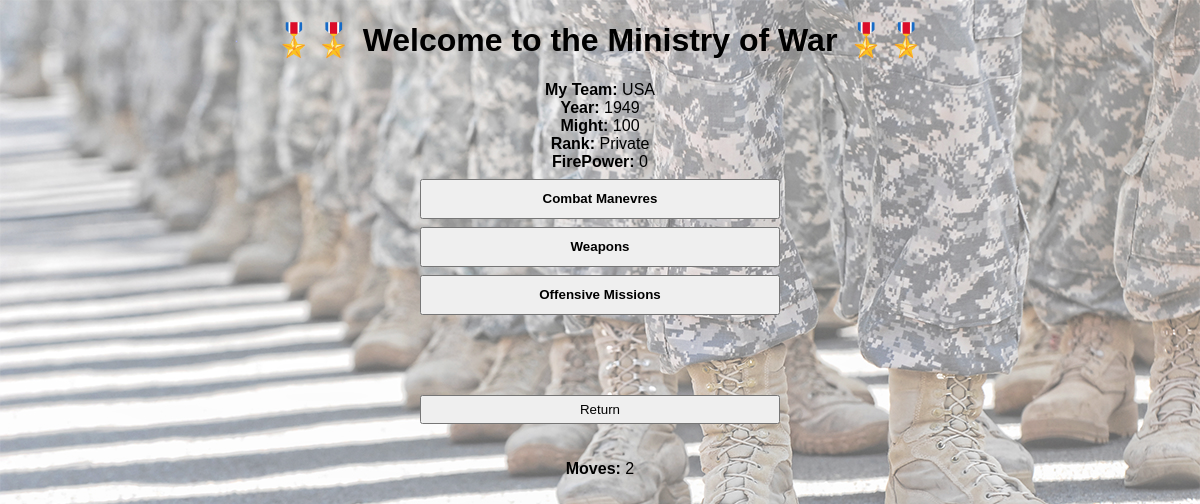
/warMenu, run on the app's committed database.
### universe/classes.py (models this page shows, shortened)
class NATIONS(db.Model):
    id = db.Column(db.Integer, primary_key=True)
    country               = db.Column(db.String(50), nullable=False)
    selected              = db.Column(db.Integer, nullable=False, default=0)
    score                 = db.Column(db.Integer, nullable=False, default=0)
    wealth                = db.Column(db.Integer, nullable=False)
    fLevel                = db.Column(db.String(50), nullable=False)
    gold                  = db.Column(db.Integer, nullable=False)
    gems                  = db.Column(db.Integer, nullable=False)
    rareMetals            = db.Column(db.Integer, nullable=False)
    oil                   = db.Column(db.Integer, nullable=False)
    might                 = db.Column(db.Integer, nullable=False)
    wLevel                = db.Column(db.String(50), nullable=False)
    firePower             = db.Column(db.Integer, nullable=False)
    KP                    = db.Column(db.Integer, nullable=False)
    tLevel                = db.Column(db.Integer, nullable=False)
    era                   = db.Column(db.String(50), nullable=False)
    RP                    = db.Column(db.Integer, nullable=False)
    influence             = db.Column(db.Integer, nullable=False)
    pLevel                = db.Column(db.String(50), nullable=False)
    stability             = db.Column(db.Integer, nullable=False)
    backing               = db.Column(db.Integer, nullable=False)
    chance                = db.Column(db.Integer, nullable=False)
    aggression            = db.Column(db.Integer, nullable=False)
    creativity            = db.Column(db.Integer, nullable=False)
    materialism           = db.Column(db.Integer, nullable=False)
    prudence              = db.Column(db.Integer, nullable=False)
    bonusUnits            = db.Column(db.Integer, nullable=False)
    notes                 = db.Column(db.String(50), nullable=False)
    hints                 = db.Column(db.String(50), nullable=False)
    Nextmoves             = db.Column(db.String(50), nullable=False, default='')
    moveLimit             = db.Column(db.Integer, nullable=False)

### universe/routes.py (the view, shortened to what this page needs)
@app.route('/warMenu', methods=['GET', 'POST'])
def warMenu():
    year,month = getParms('year')
    playerNation = gameTracker.query.get_or_404(1)
    myNation = NATIONS.query.get_or_404(int(playerNation.countryID))
    movesLeft = checkMoves(myNation,'%^')[0]
    return(render_template('warMenu.html',year=year,month=month,myNation=myNation,movesLeft=movesLeft))

### universe/routes.py (called while the page is built, shortened)
def getParms(selected):
    if selected == 'year':
        playerNation = gameTracker.query.get_or_404(1)
        year = str(playerNation.year)
        month = str(playerNation.month)
        if month == "1": month = 'January'
        if month == '2': month = 'February'
        if month == '3': month = 'March'
        if month == '4': month = 'April'
        if month == '5': month = 'May'
        if month == '6': month = 'June'
        if month == '7': month = 'July'
        if month == '8': month = 'August'
        if month == '9': month = 'September'
        if month == '10': month = 'October'
        if month == '11': month = 'November'
        if month == '12': month = 'December'
        return(year,month)

### universe/routesFunctions.py (called while the page is built)
def checkMoves(myNation,duplicateToCheck):
    mlimit = int(myNation.moveLimit)
    moveArray = myNation.Nextmoves.split(':')
    pendingCount = 0
    mvs = 0
    for item in moveArray:
        if 'pending' in item:
            pendingCount +=1
        if len(item) > 0:
            mvs += 1
    movesLeft = int(mlimit-mvs+pendingCount)
    if movesLeft < 1:
        return(movesLeft,1)
    for item in moveArray:
        if duplicateToCheck in item:
            return(movesLeft,2)
    return(movesLeft,0)

### universe/templates/warMenu.html (shortened to what this page needs)
{% extends 'base.html' %}
{% block body %}
<center style="color: black"><h1>  🎖️🎖️ Welcome to the Ministry of War 🎖️🎖️ </h1> </center>
<center style="color: black">
<b>My Team: </b>  {{ myNation.country }} <br>
<b>Year:    </b> {{year}} <br>
<b>Might:  </b>  {{ myNation.might }} <br>
<b>Rank:  </b>  {{ myNation.wLevel }} <br>
<b>FirePower:  </b>  {{ myNation.firePower }} <br>
</center>
<form method="post" action="/warMenu">
		<button name="combat" type="submit" value="combat" style="height: 40px;"><b>Combat Manevres</b></button>
		<button name="weapons" type="submit" value="weapons" style="height: 40px;"><b>Weapons</b></button>
		<button name="offensive" type="submit" value="offensive" style="height: 40px;"><b>Offensive Missions</b></button>
<br></br>
<br></br>
 <form method="post" action="/warMenu">
		<button name="mainMenu" type="submit" value="mainMenu">Return</button>
 <br></br>
<center>
<b>Moves:  </b> {{ movesLeft }}</center> <br>
{% endblock %}

### universe/static/css/main.css (style rules this page uses)
body, html { margin: 0; font-family: sans-serif; }
button { display: block; width: 30%; margin-left:auto; margin-right:auto; padding: 5px; margin-top: 8px }

### universe/templates/warMenu.html (style rules this page uses)
body { background: url("../static/css/backgrounds/war.jpg"); background-color: rgba(255,255,255,0.4); background-blend-mode: lighten; background-size: cover; }

### data on the page
NATIONS: country "USA", might "100", wLevel "Private", firePower "0"

### other printed values
{{ year }} "1949"
{{ movesLeft }} "2"
